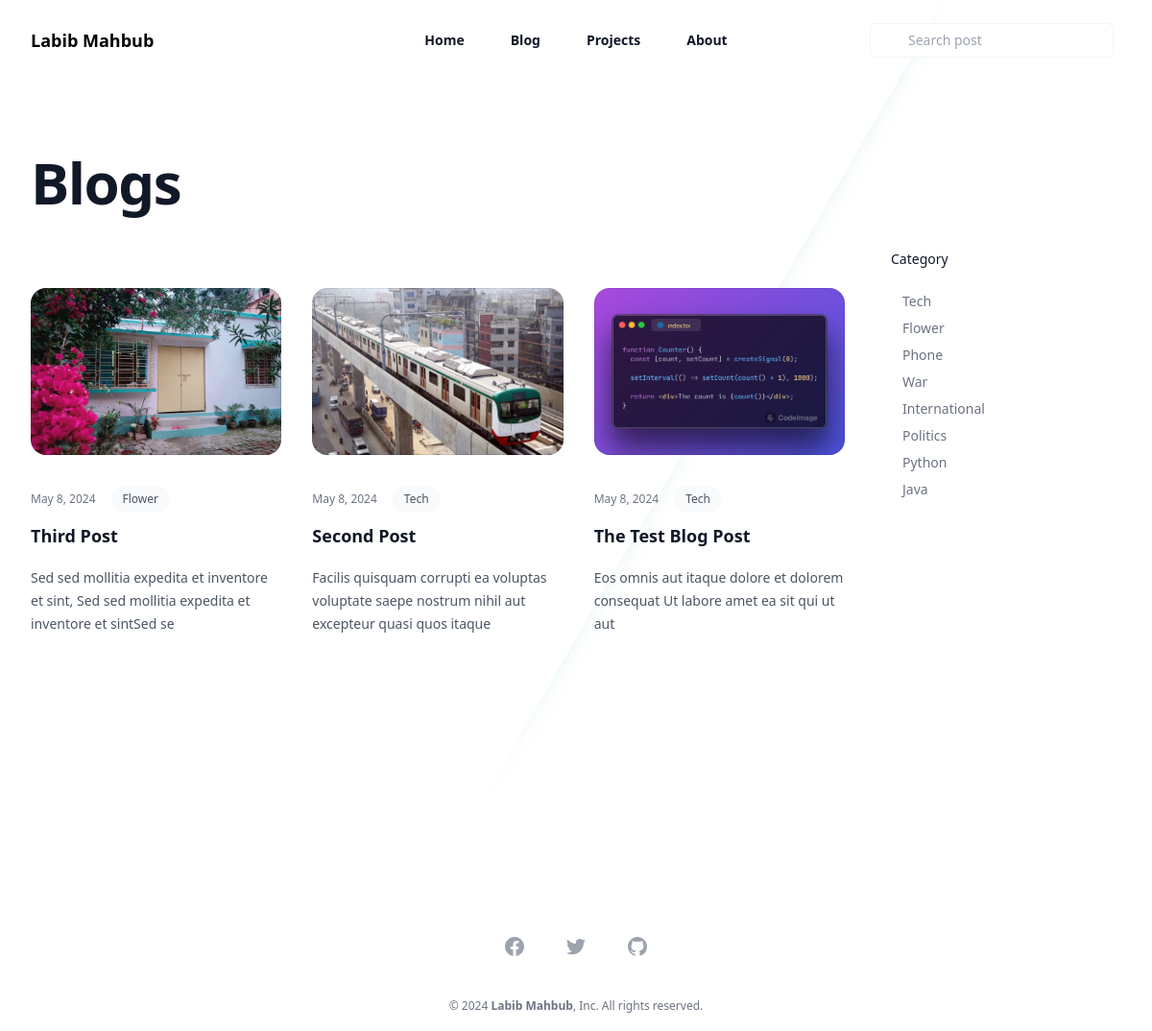
Screenshot of /blog/ with the database file from the repository.
### a_webinfo/models.py (models this page shows, shortened)
class WebInfo(models.Model):
    name = models.CharField(max_length=255)
    title = models.CharField(max_length=255, blank=True)
    designation = models.CharField(max_length=255, blank=True)
    image = models.ImageField(upload_to='user_images/', blank=True, null=True, verbose_name='Image')
    bio = RichTextField(blank=True, null=True)

### a_blog/models.py (models this page shows, shortened)
class Post(models.Model):
    options = (
        ("draft", "Draft"),
        ("published", "Published"),
    )
    title = models.CharField(max_length=250)
    subtitle = models.CharField(max_length=100)
    slug = models.SlugField(max_length=250, unique=True, blank=True, null=True)  # Optional, for automatic slug generation
    author = models.ForeignKey(
        User, on_delete=models.CASCADE, related_name="post_author"
    )
    content = RichTextField(blank=True, null=True)
    created_at = models.DateTimeField(auto_now_add=True, editable=False)
    updated_at = models.DateTimeField(auto_now=True, editable=False)
    status = models.CharField(max_length=10, choices=options, default="draft")
    tags = TaggableManager()
    image = models.ImageField(upload_to='post_images/', blank=True)  # Add the ImageField
    category = models.ForeignKey(Category, on_delete=models.CASCADE, related_name='posts')
    class Meta:
        ordering = ("-created_at",)

class Category(models.Model):
    name = models.CharField(max_length=255)
    serial = models.PositiveIntegerField(default=0)
    slug = models.SlugField(max_length=250, unique=True, blank=True, null=True)
    def __str__(self):
        return self.name

### a_blog/views.py (the view)
# urls.py: path('blog/', all_blogs, name='blog'),
def all_blogs(request):
    title = "Blog"
    posts = Post.objects.all()
    webinfo_obj = WebInfo.objects.first()
    categories = Category.objects.all()
    return render(request, 'blogs.html',{'posts': posts, 'webinfo_obj':webinfo_obj,'categories':categories, 'title': title})

### templates/blogs.html (shortened to what this page needs)
{% include 'header.html' %}
  <div class="bg-white relative isolate overflow-hidden ">
    <div class="absolute inset-y-0 right-1/2 -z-10 -mr-96 w-[200%]  sm:-mr-80 lg:-mr-96" aria-hidden="true"></div>
    <div class="mx-auto max-w-7xl px-6 py-32 sm:py-40 lg:px-8">
      <div
        class="mx-auto max-w-2xl lg:mx-0 lg:grid lg:max-w-none lg:grid-cols-2 lg:gap-x-16 lg:gap-y-6 xl:grid-cols-1 xl:grid-rows-1 xl:gap-x-8">
        <h1 class="max-w-2xl text-4xl font-bold tracking-tight text-gray-900 sm:text-6xl lg:col-span-2 xl:col-auto">
          Blogs</h1>
      </div>
      <div class="grid grid-cols-4 md:grid-cols-4 gap-4">
        <div class=" md:col-span-3 col-span-2">
          <div class="mx-auto mt-16 grid max-w-2xl grid-cols-1 gap-x-8 gap-y-10 lg:mx-0 lg:max-w-none lg:grid-cols-3">
            {% for post in posts %}
            <article class="flex flex-col items-start justify-between">
              <a href="/blog/{{ post.slug }}">
                <div class="relative w-full">
                  {% if post.image %}
                  <img src="{{ post.image.url }}" alt=""
                    class="aspect-[16/9] w-full rounded-2xl bg-gray-100 object-cover sm:aspect-[2/1] lg:aspect-[3/2]">
                  {% endif %}
                  <div class="absolute inset-0 rounded-2xl ring-1 ring-inset ring-gray-900/10"></div>
                </div>
              </a>
              <div class="max-w-xl">
                <div class="mt-8 flex items-center gap-x-4 text-xs">
                  <time datetime="{{ post.updated_at|date:" F j, Y" }}" class="text-gray-500">{{ post.updated_at|date:"F j, Y" }}</time>
                  <a href="/category/{{ post.category.slug }}"
                    class="relative z-10 rounded-full bg-gray-50 px-3 py-1.5 font-medium text-gray-600 hover:bg-gray-100">{{post.category}}</a>
                </div>
                <div class="group relative">
                  <h3 class="mt-3 text-lg font-semibold leading-6 text-gray-900 group-hover:text-gray-600">
                    {% if post.image %}
                    <a href="/blog/{{ post.slug }}">
                      <span class="absolute inset-0"></span>
                      {{ post.title }}
                    </a>
                    {% endif %}
                  </h3>
                  <p class="mt-5 line-clamp-3 hidden sm:block text-sm leading-6 text-gray-600">{{ post.subtitle }}</p>
                </div>
              </div>
            </article>
            {% endfor %}
          </div>
        </div>
        <div class=" md:col-span-1 col-span-2 p-4 ">
          <div class="">
            <fieldset>
              <legend class="w-full px-2">
                <div class="flex w-full items-center justify-between p-2 text-gray-400 hover:text-gray-500"
                  aria-controls="filter-section-2" aria-expanded="false">
                  <span class="text-sm font-medium text-gray-900">Category</span>
                </div>
              </legend>
              <div class="px-4 pb-2 pt-4" id="filter-section-2">
                <div class="space-y-2">
                  {% for category in categories %}
                  <div class="flex items-center">
                    <a href="/category/{{ category.slug }}">
                      <div for="sizes-0-mobile" class="ml-3 hover:font-bold text-sm text-gray-500"> {{category.name}}
                      </div>
                    </a>
                  </div>
                  {% endfor %}
                </div>
              </div>
            </fieldset>
          </div>
        </div>
      </div>
</div>
<div class="absolute inset-x-0 bottom-0 -z-10 h-24 bg-gradient-to-t from-white sm:h-32"></div>
</div>
    {% include 'footer.html' %}

### templates/header.html (shortened to what this page needs)
{% load static %}
<!DOCTYPE html>
<html lang="en">
<head>
  <link rel="stylesheet" href="{% if debug %}{% static 'css/style.css' %}{% else %}{% static 'css/style.min.css' %}{% endif %}">
</head>
<body class="bg-gray-100">
  <header x-data="{ open: false }" @keydown.window.escape="open = false" class="absolute inset-x-0 top-0 z-50">
    <nav class="mx-auto flex max-w-7xl items-center justify-between p-6 lg:px-8" aria-label="Global">
      <div class="flex lg:flex-1">
        <a href="/" class="-m-1.5 p-1.5">
          <h3>{{webinfo_obj.name}}</h3>
        </a>
      </div>
      <div class="hidden lg:flex lg:gap-x-12">
        <a href="/" class="text-sm font-semibold leading-6 text-gray-900">Home</a>
        <a href="/blog" class="text-sm font-semibold leading-6 text-gray-900">Blog</a>
        <a href="/projects" class="text-sm font-semibold leading-6 text-gray-900">Projects</a>
        <a href="/about" class="text-sm font-semibold leading-6 text-gray-900">About</a>
      </div>
      <div class="hidden lg:flex lg:flex-1 lg:justify-end">
        <div class="flex flex-1 items-center justify-center px-2 lg:ml-6 lg:justify-end">
          <form id="search-form"action="{% url 'search_posts' %}" method="get">
            <div class="w-full max-w-lg lg:max-w-xs">
              <div class="relative">
                <input id="search"  name="query" id="query"
                  class="block w-full rounded-md border-0 bg-white py-1.5 pl-10 pr-3 text-gray-900 ring-1 ring-inset ring-gray-100 placeholder:text-gray-400 focus:ring-2 focus:ring-inset focus:ring-gray-600 sm:text-sm sm:leading-6"
                  placeholder="Search post" type="search">
              </div>
            </div>
          </form>
        </div>
      </div>
    </nav>
  </header>

### templates/footer.html (shortened to what this page needs)
<footer class="bg-white">
    <div class="mx-auto max-w-7xl overflow-hidden px-6 pt-20 sm:pt-24 lg:px-8">
      <div class="mt-10 flex justify-center space-x-10">
        <a href="#" class="text-gray-400 hover:text-gray-500">
        </a>
        <a href="#" class="text-gray-400 hover:text-gray-500">
        </a>
        <a href="#" class="text-gray-400 hover:text-gray-500">
        </a>
      </div>
      <p class="mt-10 text-center text-xs leading-5 text-gray-500">&copy; 2024 <span class="font-bold">{{webinfo_obj.name}}</span>, Inc. All rights reserved.</p>
    </div>
  </footer>
</body>
</html>

### rows the page displays
WebInfo: name "Labib Mahbub"
Post: image (picture), updated_at "May 8, 2024", category "Flower", title "Third Post", subtitle "Sed sed mollitia expedita et inventore et sint, Sed sed mollitia expedita et inventore et sintSed se"
Post: image (picture), updated_at "May 8, 2024", category "Tech", title "Second Post", subtitle "Facilis quisquam corrupti ea voluptas voluptate saepe nostrum nihil aut excepteur quasi quos itaque"
Post: image (picture), updated_at "May 8, 2024", category "Tech", title "The Test Blog Post", subtitle "Eos omnis aut itaque dolore et dolorem consequat Ut labore amet ea sit qui ut aut"
Category: name "Tech"
Category: name "Flower"
Category: name "Phone"
Category: name "War"
Category: name "International"
Category: name "Politics"
Category: name "Python"
Category: name "Java"
